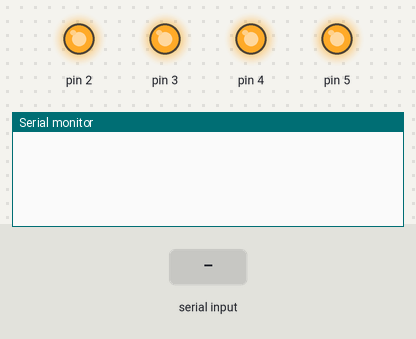
Simulated run of this sketch. Board: Arduino Uno, built with avr-gcc and run on an emulated ATmega328P. Shown: output pins drawn as LEDs (lit = HIGH), the last lines printed to the serial monitor. The test bench sets the inputs (shaded band).

Above: at 1.2 s.
1.3 s: "IP_\n" received over Serial
At 2.5 s:
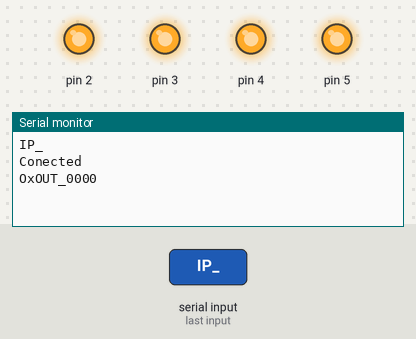
2.8 s: "0xIN\n" received over Serial
At 3.4 s:
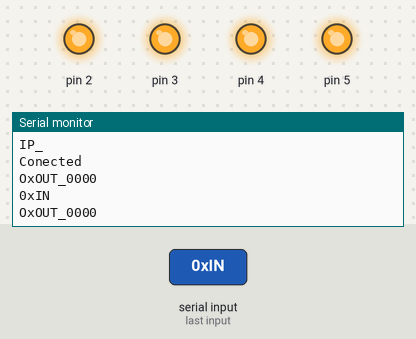
4.3 s: "1\n" received over Serial
At 5.3 s:
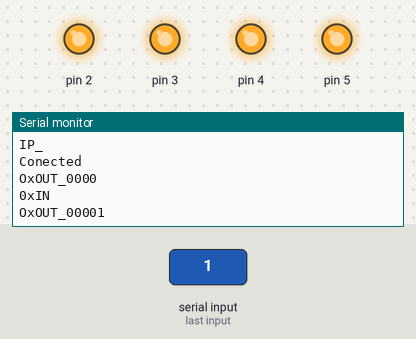

The sketch:

Arduino_Uno_serial_com_event_trigering.ino
```cpp
String inputString = "";
boolean stringComplete = false;

void setup()
{
  for (int thisPin = 2; thisPin <= 5; thisPin++)
  {
    pinMode(thisPin, OUTPUT);
    digitalWrite(thisPin, HIGH);
  }

  Serial.begin(9600);
  inputString.reserve(200);
}

void loop()
{

  if (stringComplete)
  {
    Serial.println(inputString);
    //-----------------------------------------------------------------------------------
    if (inputString.indexOf("IP_") >= 0) //SERIAL CHAR TO CONTINUE BOOT
    {
      Serial.println("Conected");
      Serial.print("OxOUT_");
      for (int thisPin = 2; thisPin <= 5; thisPin++)
      {
        Serial.print(!digitalRead(thisPin));
      }
      Serial.println();
    }
    //-------------------------------------------------------------------------------------------
  if (inputString.indexOf("0xIN") >= 0)
  {
    int spacePosition = inputString.indexOf("0xIN");
    for (int pinN = 2; pinN <= 5; pinN ++ )
    {
      if (inputString.charAt(spacePosition + pinN + 2) == '1')
      {
        digitalWrite(pinN, LOW);
       Serial.print("1");
      }
      else if (inputString.charAt(spacePosition + pinN + 2) == '0')
      {
        digitalWrite(pinN, HIGH);
       Serial.print("0");
      }
    }
    Serial.println();
    Serial.print("OxOUT_");
      for (int thisPin = 2; thisPin <= 5; thisPin++)
      {
        Serial.print(!digitalRead(thisPin));
      }
  }
    inputString = "";
    stringComplete = false;
  }
}

//----------------------------------------------------------------------------------
void serialEvent()
{
  while (Serial.available())
  {
    char inChar = (char)Serial.read();
    inputString += inChar;
    if (inChar == '\n')
    {
      stringComplete = true;
    }
  }
}
//----------------------------------------------------------------
```

Measured:
- after the input at 1.3 s, the serial monitor: prints a new line at once (image 1)
- after the input at 2.8 s, the serial monitor: prints a new line at once (image 2)
- after the input at 4.3 s, the serial monitor: prints a new line at once (image 3)
